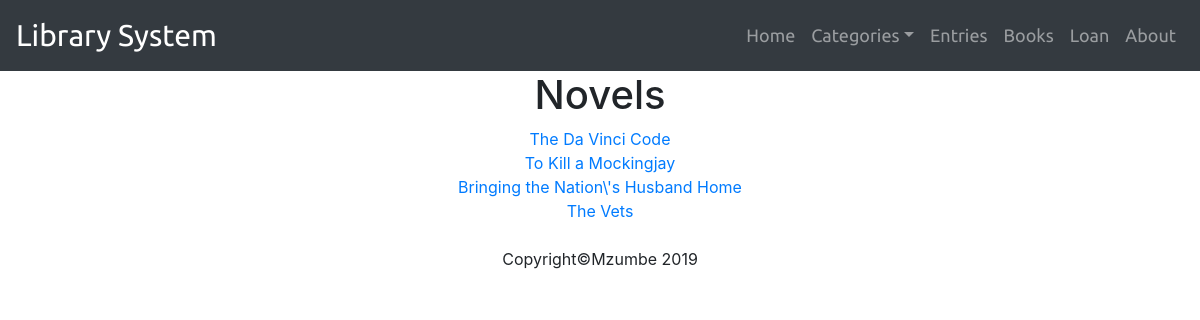
/cat-novels.php, run on an earlier commit of the app's database.
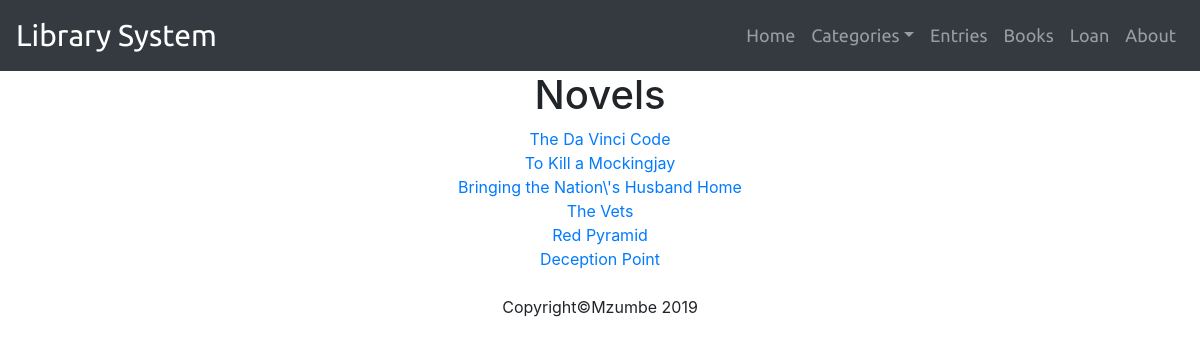
And on a later commit of the database.
### tables this page shows
CREATE TABLE `entries` (
  `id` int(11) NOT NULL,
  `ent_title` varchar(256) DEFAULT NULL,
  `ent_category` varchar(45) DEFAULT NULL,
  `ent_index_no` int(11) NOT NULL,
  `ent_author` varchar(23) NOT NULL,
  `d_o_e` date NOT NULL,
  `blurb` varchar(256) NOT NULL
);

### cat-novels.php (the view, shortened to what this page needs)
<?php
	include_once "includes/header.php";
	include_once "includes/dbh.inc.php";
?>
<h1 class="text-center">Novels</h1>
<?php
	$sql = "select * from entries WHERE ent_category='Novels'";
	$result = mysqli_query($conn, $sql);
	$resultCheck = mysqli_num_rows($result);
	if ($resultCheck > 0){
		while ($row = mysqli_fetch_assoc($result)){
			echo "<a href='#'><center>".$row['ent_title']."</center></a>";
		}
	}
?>
<?php
	include_once "includes/footer.php";
?>

What changed in the data, as far as the page shows it:
added entries: ent_title "Red Pyramid"
added entries: ent_title "Deception Point"
